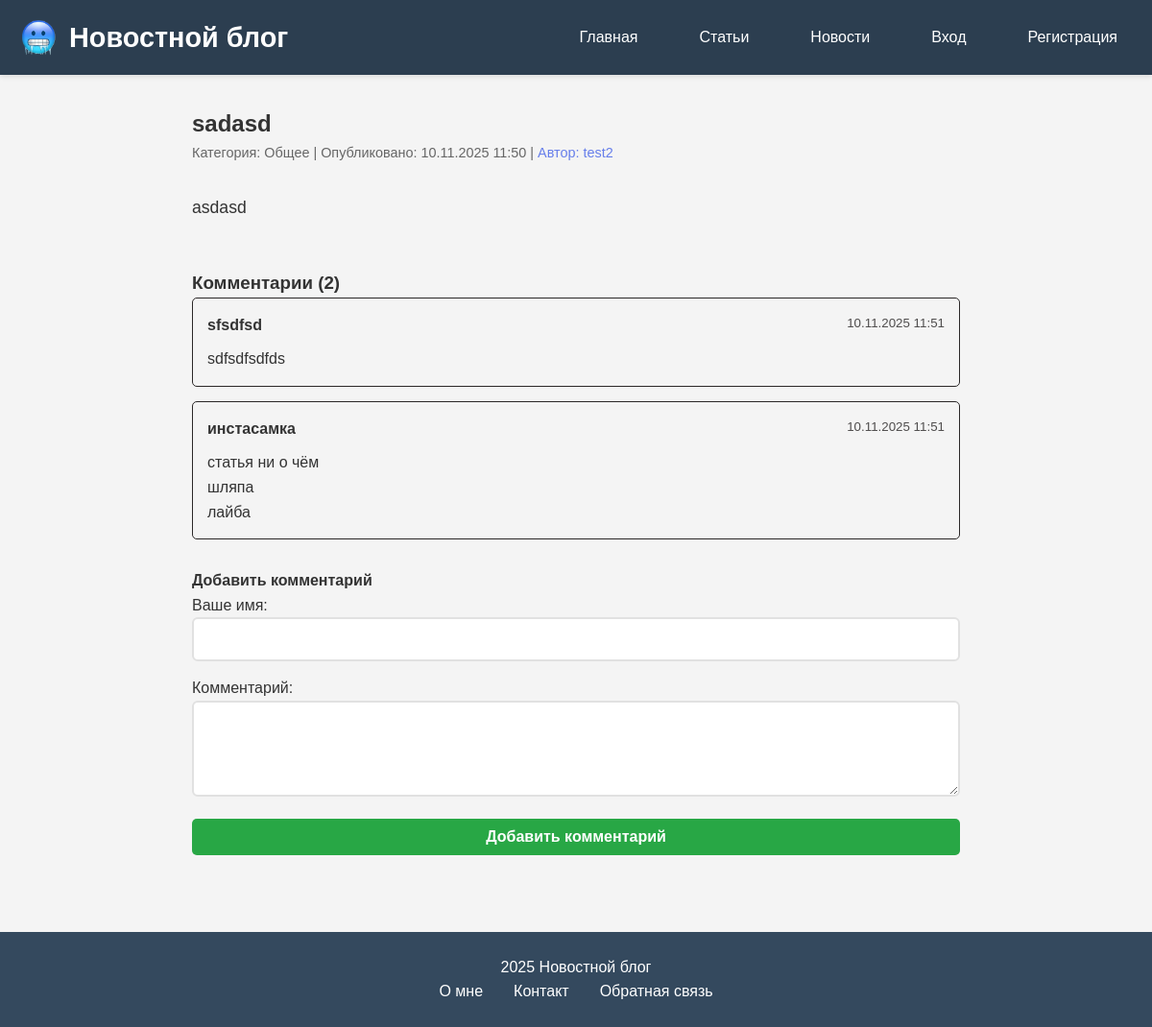
/article/10/, run on the app's committed database.
### main/models.py (models this page shows, shortened)
class Article(models.Model):
    CATEGORY_CHOICES = [
        ('technology', 'Технологии'),
        ('science', 'Наука'),
        ('art', 'Искусство'),
        ('sports', 'Спорт'),
        ('general', 'Общее'),
    ]
    title = models.CharField(max_length=200)
    text = models.TextField()
    created_date = models.DateTimeField(default=timezone.now)
    user = models.ForeignKey(User, on_delete=models.CASCADE, related_name='articles')
    category = models.CharField(
        max_length=50,
        choices=CATEGORY_CHOICES,
        default='general'
    )

class Comment(models.Model):
    text = models.TextField()
    date = models.DateTimeField(default=timezone.now)
    article = models.ForeignKey(Article, on_delete=models.CASCADE, related_name='comments')
    author_name = models.CharField(max_length=100)

### main/views.py (the view)
# urls.py: path('article/<int:id>/', views.article_detail, name='article_detail'),
def article_detail(request, id):
    article = get_object_or_404(Article, id=id)
    comments = article.comments.all()
    if request.method == 'POST':
        form = CommentForm(request.POST)
        if form.is_valid():
            comment = form.save(commit=False)
            comment.article = article
            comment.save()
            return redirect('article_detail', id=id)
    else:
        form = CommentForm()
    return render(request, 'main/article_detail.html', {
        'article': article,
        'comments': comments,
        'form': form
    })

### main/forms.py
class CommentForm(forms.ModelForm):
    class Meta:
        model = Comment
        fields = ['author_name', 'text']
        widgets = {
            'author_name': forms.TextInput(attrs={'class': 'form-control'}),
            'text': forms.Textarea(attrs={'class': 'form-control', 'rows': 4}),
        }

### main/templates/main/article_detail.html (shortened to what this page needs)
{% extends "main/base.html" %}
{% load static %}
{% block content %}
<article style="max-width: 800px; margin: 0 auto;">
    <div class="article-header" style="margin-bottom: 30px;">
        <h1>{{ article.title }}</h1>
        <div class="article-meta" style="color: #666; font-size: 0.9em;">
            <span class="article-category">Категория: {{ article.get_category_display }}</span> |
            <span class="article-date">Опубликовано: {{ article.created_date|date:"d.m.Y H:i" }}</span> |
            <span class="article-author"> Автор: <a href="{% url 'author_articles' article.user.id %}" style="color: #667eea; text-decoration: none;">
                {{ article.user.username }} </a>
            </span>
        </div>
    </div>
    <div style="line-height: 1.6; font-size: 1.1em;">
        {{ article.text|linebreaks }}
    </div>
</article>
<div style="max-width: 800px; margin: 50px auto 0;">
    <h3>Комментарии ({{ comments.count }})</h3>
    {% for comment in comments %}
    <div class="comment" style="border: 1px solid #2b2828ff; padding: 15px; margin-bottom: 15px; border-radius: 5px;">
        <div class="comment-header" style="display: flex; justify-content: space-between; margin-bottom: 10px;">
            <strong>{{ comment.author_name }}</strong>
            <small style="color: #4f4d4dff;">{{ comment.date|date:"d.m.Y H:i" }}</small>
        </div>
        <div>
            {{ comment.text|linebreaks }}
        </div>
    </div>
    {% empty %}
    <p style="text-align: center; color: #666; padding: 20px;">Пока нет комментариев. Будьте первым!</p>
    {% endfor %}
    <div style="margin-top: 30px;">
        <h4>Добавить комментарий</h4>
        <form method="post">
            <div style="margin-bottom: 15px;">
                <label for="{{ form.author_name.id_for_label }}">Ваше имя:</label>
                {{ form.author_name }}
            </div>
            <div style="margin-bottom: 15px;">
                <label for="{{ form.text.id_for_label }}">Комментарий:</label>
                {{ form.text }}
            </div>
            <button type="submit" class="btn-submit">Добавить комментарий</button>
        </form>
    </div>
</div>
{% endblock %}

### main/static/main/css/style.css (style rules this page uses)
* { margin: 0; padding: 0; box-sizing: border-box; }
body { font-family: 'Arial', sans-serif; line-height: 1.6; color: #333; background-color: #f4f4f4; }
.form-control { width: 100%; padding: 12px; border: 2px solid #e1e1e1; border-radius: 6px; font-size: 16px; transition: border-color 0.3s ease; }
.btn-submit { background: linear-gradient(135deg, #667eea 0%, #764ba2 100%); color: white; border: none; padding: 15px 30px; border-radius: 6px; font-size: 16px; font-weight: 600; cursor: pointer; transition: all 0.3s ease; width: 100%; }
.article-author { color: #667eea; font-weight: 500; }
.btn-submit { background: #28a745; color: white; padding: 10px 20px; border-radius: 5px; cursor: pointer; }

### data on the page
Article: title "sadasd", category "Общее", created_date "10.11.2025 11:50", user.username "test2", text "asdasd", count "2"
Comment: author_name "sfsdfsd", date "10.11.2025 11:51", text "sdfsdfsdfds"
Comment: author_name "инстасамка", date "10.11.2025 11:51", text "статья ни о чём шляпа лайба"
